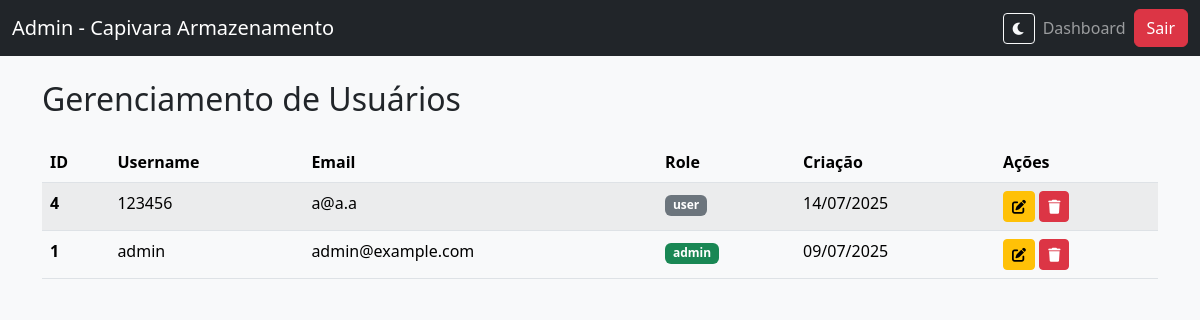
/admin.php (signed in), run on the app's committed database.
### tables this page shows
CREATE TABLE `users` (
  `id` int(10) UNSIGNED NOT NULL,
  `username` varchar(50) NOT NULL,
  `email` varchar(100) NOT NULL,
  `password_hash` varchar(255) NOT NULL,
  `role` enum('user','admin') NOT NULL DEFAULT 'user',
  `created_at` timestamp NOT NULL DEFAULT CURRENT_TIMESTAMP,
  `updated_at` timestamp NOT NULL DEFAULT CURRENT_TIMESTAMP ON UPDATE CURRENT_TIMESTAMP
);

### app/core/Database.php (called while the page is built, shortened)
<?php
class Database {
    private $host = DB_HOST;
    private $user = DB_USER;
    private $pass = DB_PASS;
    private $dbname = DB_NAME;
    private $dbh;
    private $stmt;
    public function __construct(){
        $dsn = 'mysql:host=' . $this->host . ';dbname=' . $this->dbname;
        $options = array(
            PDO::ATTR_PERSISTENT => true,
            PDO::ATTR_ERRMODE => PDO::ERRMODE_EXCEPTION
        );
        try{
            $this->dbh = new PDO($dsn, $this->user, $this->pass, $options);
        } catch(PDOException $e){
            $this->error = $e->getMessage();
            echo $this->error;
        }
    }
    public function query($sql){
        $this->stmt = $this->dbh->prepare($sql);
    }
    public function execute(){
        return $this->stmt->execute();
    }
    public function resultSet(){
        $this->execute();
        return $this->stmt->fetchAll(PDO::FETCH_OBJ);
    }
}

### app/models/User.php (called while the page is built, shortened)
<?php
require_once '../app/core/Database.php';
class User {
    private $db;
    public function __construct(){
        $this->db = new Database;
    }
    public function getAllUsers(){
        $this->db->query('SELECT id, username, email, role, created_at FROM users ORDER BY created_at DESC');
        return $this->db->resultSet();
    }
}

### public/admin.php (the view, shortened to what this page needs)
<?php
require_once '../app/models/User.php';
$userModel = new User();
$users = $userModel->getAllUsers();
?>
<!DOCTYPE html>
<html lang="pt-br">
<head>
    <link href="https://cdn.jsdelivr.net/npm/bootstrap@5.3.3/dist/css/bootstrap.min.css" rel="stylesheet">
    <link href="https://cdnjs.cloudflare.com/ajax/libs/font-awesome/6.0.0-beta3/css/all.min.css" rel="stylesheet">
    <link href="assets/style.css" rel="stylesheet">
</head>
<body>
    <nav class="navbar navbar-expand-lg navbar-dark bg-dark">
        <div class="container-fluid">
            <a class="navbar-brand" href="admin.php">Admin - <?php echo SITE_NAME; ?></a>
            <div class="collapse navbar-collapse">
                <ul class="navbar-nav ms-auto align-items-center">
                    <li class="nav-item"><button id="theme-toggler" class="btn btn-sm btn-outline-light"><i class="fas fa-moon"></i></button></li>
                    <li class="nav-item"><a class="nav-link" href="dashboard.php">Dashboard</a></li>
                    <li class="nav-item"><a class="btn btn-danger" href="logout.php">Sair</a></li>
                </ul>
            </div>
        </div>
    </nav>
    <div class="container mt-4">
        <h2 class="mb-4">Gerenciamento de Usuários</h2>
        <table class="table table-striped">
            <thead><tr><th>ID</th><th>Username</th><th>Email</th><th>Role</th><th>Criação</th><th>Ações</th></tr></thead>
            <tbody>
                <?php foreach($users as $user): ?>
                <tr>
                    <th><?php echo $user->id; ?></th>
                    <td><?php echo htmlspecialchars($user->username); ?></td>
                    <td><?php echo htmlspecialchars($user->email); ?></td>
                    <td><span class="badge bg-<?php echo $user->role == 'admin' ? 'success' : 'secondary'; ?>"><?php echo $user->role; ?></span></td>
                    <td><?php echo date('d/m/Y', strtotime($user->created_at)); ?></td>
                    <td>
                        <button class="btn btn-sm btn-warning"><i class="fas fa-edit"></i></button>
                        <button class="btn btn-sm btn-danger"><i class="fas fa-trash"></i></button>
                    </td>
                </tr>
                <?php endforeach; ?>
            </tbody>
        </table>
    </div>
</body>
</html>

### public/assets/style.css (style rules this page uses)
body { transition: background-color 0.3s, color 0.3s; }
:root { --bs-body-bg: #f8f9fa; --bs-body-color: #212529; --bs-table-bg: #fff; --bs-table-striped-bg: #f2f2f2; --bs-light-bg: #f8f9fa; --bs-dark-bg: #343a40; --bs-card-bg: #fff; --bs-modal-bg: #fff; }

### data on the page
users: id "4", username "123456", email "a@a.a", role "user", created_at "14/07/2025"
users: id "1", username "admin", email "admin@example.com", role "admin", created_at "09/07/2025"

### other printed values
SITE_NAME "Capivara Armazenamento"
